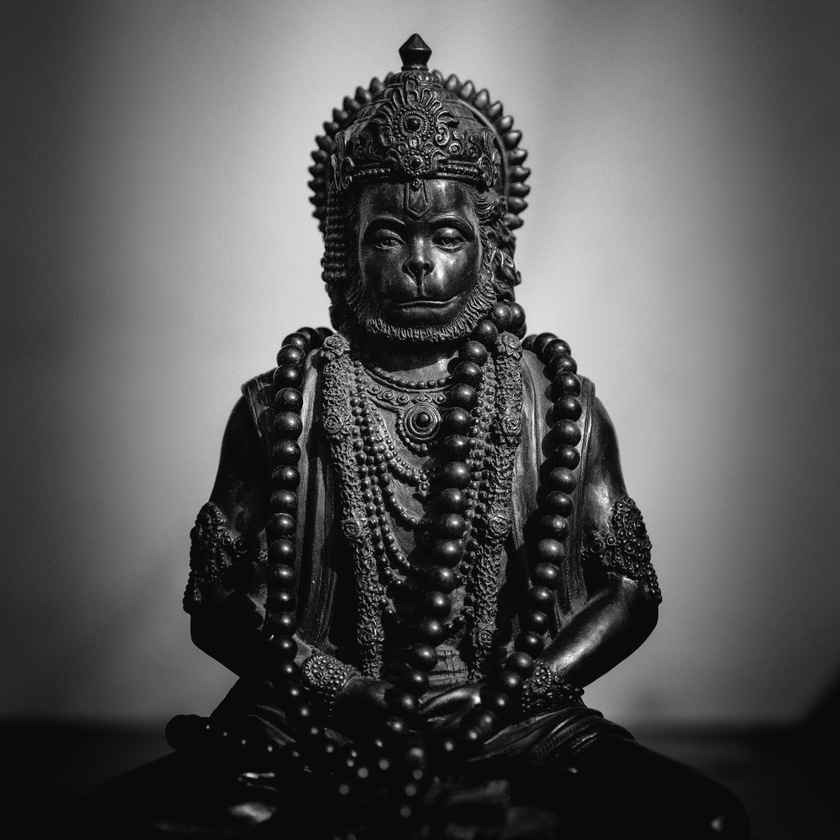
#> input picture 12_DFT/image.jpg, 840 x 840 px, shrunk from 3684 x 3684 before the run, found by its file name
$ python program.py
#> lines starting #> are read from the running program, lines starting #| are printed output that depends on the picture
import cv2
import numpy as np

img = cv2.imread("12_DFT/image.jpg", cv2.IMREAD_GRAYSCALE)
#> img is the input picture: shape (840, 840); min 0, max 255, mean 83.5

# DFT apply
dft = cv2.dft(np.float32(img), flags=cv2.DFT_COMPLEX_OUTPUT)

dft_shift = np.fft.fftshift(dft)

# Magnitude spectrum
magnitude_spectrum = 20 * np.log(cv2.magnitude(dft_shift[:, :, 0], dft_shift[:, :, 1]) + 1)
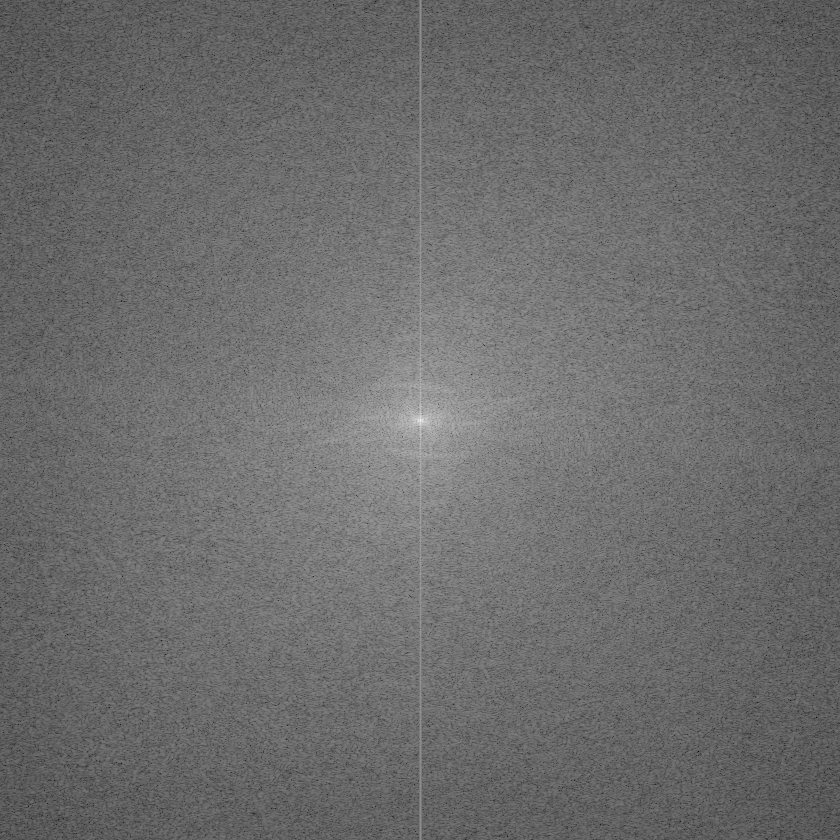
#> magnitude_spectrum: shape (840, 840) float32; min 36.19, max 357.8, mean 173; drawn with min black and max white

# 0-255 range
magnitude_spectrum = cv2.normalize(magnitude_spectrum, None, 0, 255, cv2.NORM_MINMAX)
magnitude_spectrum = np.uint8(magnitude_spectrum)

# Save
cv2.imwrite("output_dft.jpg", magnitude_spectrum)

# Display
cv2.imshow("DFT Magnitude Spectrum", magnitude_spectrum)
cv2.waitKey(0)
cv2.destroyAllWindows()
